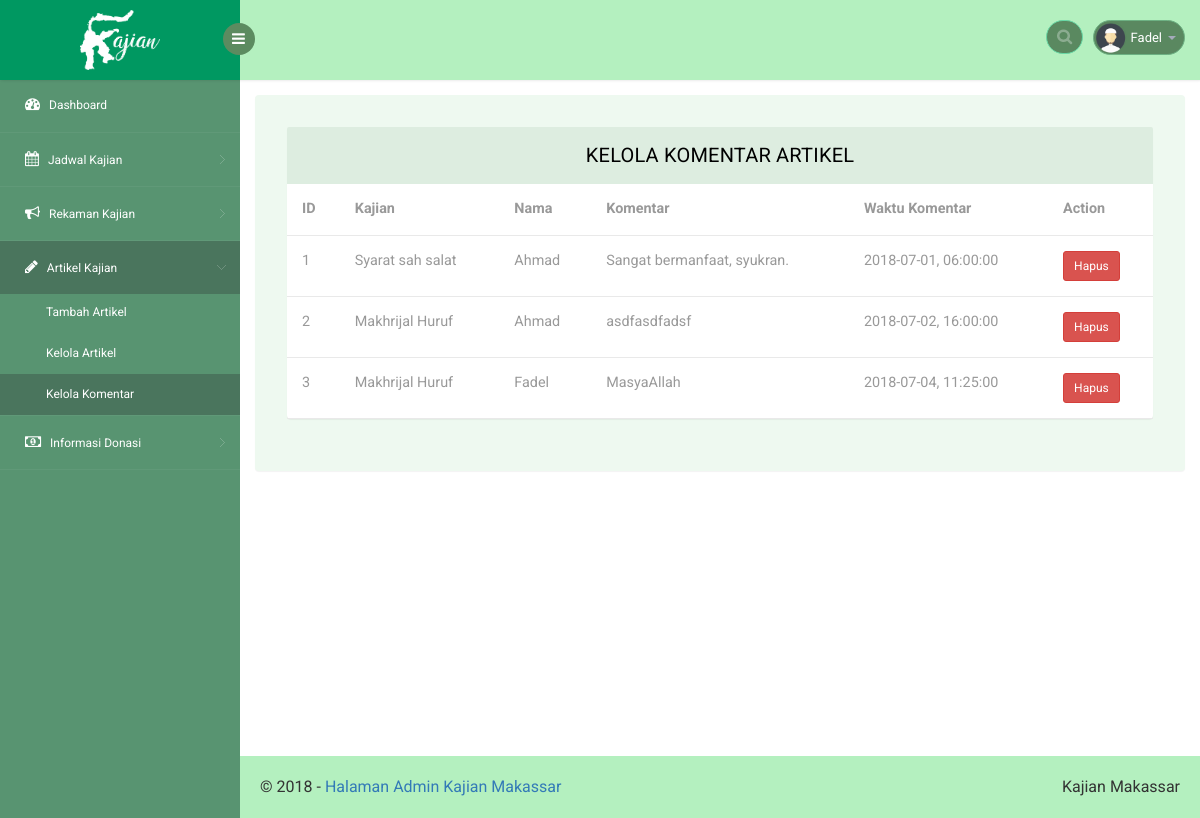
Screenshot of /web/komentarartikel.php (signed in) with the database file from the repository.
### tables this page shows
CREATE TABLE `komentar` (
  `id` int(11) NOT NULL,
  `id_artikel` int(11) NOT NULL,
  `nama` varchar(50) NOT NULL,
  `komentar` text NOT NULL,
  `tanggal` date NOT NULL,
  `jam` time NOT NULL
);

CREATE TABLE `artikel_kajian` (
  `id` int(11) NOT NULL,
  `judul` varchar(500) NOT NULL,
  `pembicara` varchar(250) NOT NULL,
  `deskripsi` text NOT NULL,
  `kategori` enum('aqidah','tauhid','fikih','tematik') NOT NULL,
  `tanggal` date NOT NULL,
  `jam` time NOT NULL
);

### web/connect.php (called while the page is built, shortened)
<?php
	$link = "http://localhost/kajian-sunnah/web";
 ?>

### web/komentarartikel.php (the view, shortened to what this page needs)
<?php
include "connect.php";
if (!isset($_SESSION['nama_user'])) {
  header('location:'.$link.'/login.php');
}elseif (isset($_SESSION['nama_user'])) {
 ?>
 <!DOCTYPE html>
 <head>
    <link rel="stylesheet" href="css/bootstrap.min.css" >
    <link href="css/style.css" rel='stylesheet' type='text/css' />
    <link href="css/style-responsive.css" rel="stylesheet"/>
    <link rel="stylesheet" href="css/font.css" type="text/css"/>
    <link href="css/font-awesome.css" rel="stylesheet">
    <link rel="stylesheet" href="css/morris.css" type="text/css"/>
    <link rel="stylesheet" href="css/monthly.css">
</head>
<body>
    <section id="container">
        <header class="header fixed-top clearfix">
            <div class="brand">
                <a href="index.php" class="logo">
                    <b><img src="images/text-logo.png" style="width:80px;left:50%;top:50%;position:absolute;margin-top:-30px;margin-left:-40px" alt=""></b>
                </a>
                <div class="sidebar-toggle-box">
                    <div class="fa fa-bars"></div>
                </div>
            </div>
            <div class="top-nav clearfix">
                <ul class="nav pull-right top-menu">
                    <li>
                        <input type="text" class="form-control search" placeholder=" Search">
                    </li>
                    <li class="dropdown">
                        <a data-toggle="dropdown" class="dropdown-toggle" href="#">
                            <img alt="" src="images/2.png">
                            <span class="username"><?php echo $_SESSION['nama_user']; ?></span>
                            <b class="caret"></b>
                        </a>
                    </li>
                </ul>
            </div>
        </header>
        <aside>
            <div id="sidebar" class="nav-collapse">
                <div class="leftside-navigation">
                    <ul class="sidebar-menu" id="nav-accordion">
                        <li>
                            <a href="index.php">
                                <i class="fa fa-dashboard"></i>
                                <span>Dashboard</span>
                            </a>
                        </li>
                        <li class="sub-menu">
                          <a href="javascript:;">
                            <i class="fa fa-calendar"></i>
                            <span>Jadwal Kajian</span>
                          </a>
                        </li>
                        <li class="sub-menu">
                          <a href="javascript:;">
                            <i class="fa fa-bullhorn"></i>
                            <span>Rekaman Kajian</span>
                          </a>
                        </li>
                        <li class="sub-menu">
                          <a class="active" href="javascript:;">
                            <i class="fa fa-pencil"></i>
                            <span>Artikel Kajian</span>
                          </a>
                          <ul class="sub">
                            <li><a href="tambahartikel.php">Tambah Artikel</a></li>
                            <li><a href="artikelkajian.php">Kelola Artikel</a></li>
                            <li><a class="active" href="komentarartikel.php">Kelola Komentar</a></li>
                          </ul>
                        </li>
                        <li class="sub-menu">
                          <a href="javascript:;">
                            <i class="fa fa-money"></i>
                            <span>Informasi Donasi</span>
                          </a>
                        </li>
                    </ul>
                </div>
            </div>
        </aside>
        <section id="main-content">
         <section class="wrapper">
          <div class="table-agile-info">
           <div class="panel panel-default">
              <div class="panel-heading">
               Kelola Komentar Artikel
              </div>
              <div>
                <table class="table" ui-jq="footable" ui-options='{
                  "paging": {
                    "enabled": true
                  },
                  "filtering": {
                    "enabled": true
                  },
                  "sorting": {
                    "enabled": true
                  }}'>
                  <thead>
                    <tr>
                      <th data-breakpoints="xs">ID</th>
                      <th>Kajian</th>
                      <th>Nama</th>
                      <th data-breakpoints="xs">Komentar</th>
                      <th data-breakpoints="xs">Waktu Komentar</th>
                      <th >Action</th>
                    </tr>
                  </thead>
                  <tbody>
                    <?php
                      $query = "SELECT komentar.id, artikel_kajian.judul, komentar.nama, komentar.komentar, komentar.tanggal, komentar.jam FROM komentar inner join artikel_kajian WHERE komentar.id_artikel=artikel_kajian.id";
                      $result = $conn->query($query);
                      while ($row = $result->fetch_assoc()) {
                     ?>
                    <tr>
                      <td><?php echo $row['id']; ?></td>
                      <td><?php echo $row['judul']; ?></td>
                      <td><?php echo $row['nama']; ?></td>
                      <td><?php echo $row['komentar']; ?></td>
                      <td><?php echo $row['tanggal'].", ".$row['jam']; ?></td>
                      <td>
                        <a onclick="return confirm('Hapus Komentar <?php echo $row['nama']; ?>?')" href="<?php echo $link; ?>/proses/crud-artikel.php?hapuskomen=<?php echo $row['id'] ?>"><button type="button" class="btn btn-sm btn-danger">Hapus</button></a>
                      </td>
                    </tr>
                    <?php } ?>
                  </tbody>
                </table>
              </div>
            </div>
          </div>
         </section>
         <div class="footer" style="margin-top:200px">
            <div class="pull-right d-none d-sm-inline-block">Kajian Makassar
            </div>
            &copy; 2018 - <a href="#">Halaman Admin Kajian Makassar</a>
          </div>
       </section>
</section>
</body>
</html>
<?php
}
?>

### rows the page displays
komentar: id "1", id_artikel.judul "Syarat sah salat", nama "Ahmad", komentar "Sangat bermanfaat, syukran.", tanggal "2018-07-01", jam "06:00:00"
komentar: id "2", id_artikel.judul "Makhrijal Huruf", nama "Ahmad", komentar "asdfasdfadsf", tanggal "2018-07-02", jam "16:00:00"
komentar: id "3", id_artikel.judul "Makhrijal Huruf", nama "Fadel", komentar "MasyaAllah", tanggal "2018-07-04", jam "11:25:00"

### other values shown
$_SESSION['nama_user'] "Fadel"
